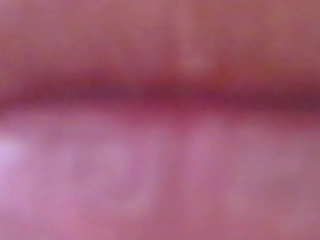
%> input picture MouthInitialization/lip1.jpg, 320 x 240 px; its folder holds only this picture in this run
$ octave MouthInitialization.m   (GNU Octave 9; MATLAB toolbox functions it lacks are replaced by stand-ins)
%> lines starting %> are read from the running program, lines starting %| are printed output that depends on the picture
%% File Name: mouthInitialization
%% Purpose: Training of pre-loaded lip colour images within same directory
%%          to obtain average of skin pixels
%% Output: Mean_Red, Mean_Green, Mean_Blue in
%%          'mouthParameters.txt'

clc;
close all;
clear all;

% Constants
frame_x = 320;
frame_y = 240;

% Load training images from same directory
images = dir('lip*.jpg');
k = size(images);

% Loop through all images
for a=1:k
    rgbImage = imread(images(a).name);
%> rgbImage is the input picture: size 240x320x3 uint8; mean R, G, B 159.3, 93.9, 115.9
    rgbImage = double(rgbImage);
%> rgbImage: size 240x320x3 double
    [rows, columns, numberOfColorPlanes] = size(rgbImage);
%> rows = 240; columns = 320; numberOfColorPlanes = 3
    redPlane = rgbImage(:,:,1);
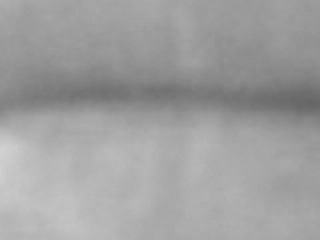
%> redPlane: size 240x320 double; min 101, max 210, mean 159.3
    greenPlane = rgbImage(:,:,2);
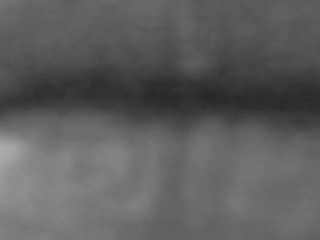
%> greenPlane: size 240x320 double; min 38, max 172, mean 93.9
    bluePlane = rgbImage(:,:,3);
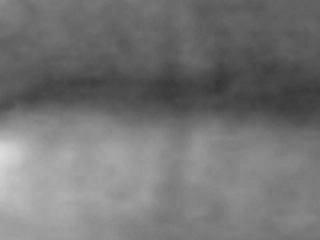
%> bluePlane: size 240x320 double; min 53, max 221, mean 115.9

    % Loop through all pixels to convert into chromaticity transformation
    for y=1:rows
        for x=1:columns
            red = redPlane(y,x);
            green = greenPlane(y,x);
            blue = bluePlane(y,x);

            normalizedRed = red/(red+green+blue);
            normalizedGreen = green/(red+green+blue);
            normalizedBlue = blue/(red+green+blue);

            redPlane(y,x) = normalizedRed;
            greenPlane(y,x) = normalizedGreen;
            bluePlane(y,x) = normalizedBlue;
       end
    end
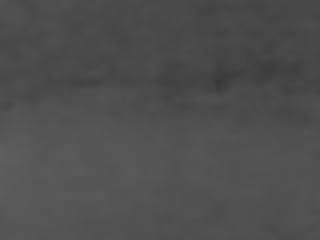
%> bluePlane: size 240x320 double; min 0.221, max 0.368, mean 0.31
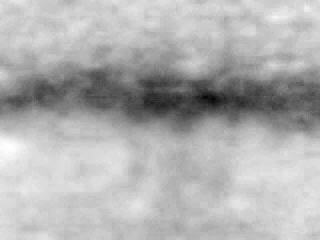
%> greenPlane: size 240x320 double; min 0.164, max 0.289, mean 0.251; drawn with min black and max white
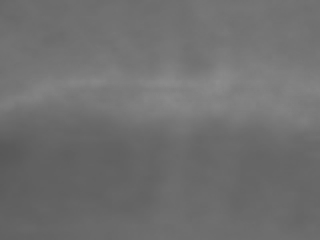
%> redPlane: size 240x320 double; min 0.348, max 0.553, mean 0.439

    % Load chromaticity transformation pixels into new image
    chromImage(:,:,1) = redPlane;
    chromImage(:,:,2) = greenPlane;
    chromImage(:,:,3) = bluePlane;
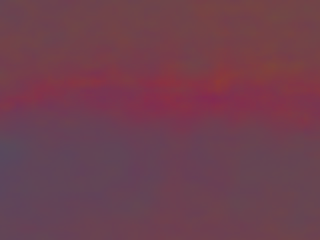
%> chromImage: size 240x320x3 double; mean R, G, B 0.439, 0.251, 0.31

    % Matrices to keep information for all pixels of each training image
    allPixels_r(:,:,a)= redPlane;
    allPixels_g(:,:,a) = greenPlane;
    allPixels_b(:,:,a) = bluePlane;

    % Calculate the average of red and green pixel components and matrices
    % to keep information of each training image
    mean_r(a,1) = mean2(redPlane);
    mean_g(a,1) = mean2(greenPlane);
    mean_b(a,1) = mean2(bluePlane);

    % Display Images
%     figure; imshow(rgbImage);
%     title (['RGB Image',int2str(a)]);
%     figure; imshow(chromImage);
%     title (['Chromaticity Image',int2str(a)]);
end

% Calculate average of skin pixels of all training images
meanAll_r = mean2(mean_r);
%> meanAll_r = 0.439
meanAll_g = mean2(mean_g);
%> meanAll_g = 0.251
meanAll_b = mean2(mean_b);
%> meanAll_b = 0.31

% Write results to mouthParameters.txt
file = fopen('mouthParameters.txt','wt');
fprintf(file,'Mean_Red = %6.4f\n', meanAll_r);
fprintf(file,'Mean_Green = %6.4f\n', meanAll_g);
fprintf(file,'Mean_Blue = %6.4f\n\n', meanAll_b);
fprintf('End!');
fclose(file);

$ run again, on MouthInitialization/lip10.jpg
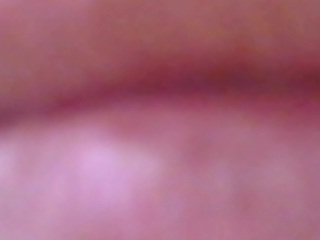
%> input picture MouthInitialization/lip10.jpg, 320 x 240 px
%> rgbImage is the input picture: size 240x320x3 uint8; mean R, G, B 166.3, 102.2, 123.4
%> rgbImage: size 240x320x3 double
%> `bluePlane = rgbImage(:,:,3);`:
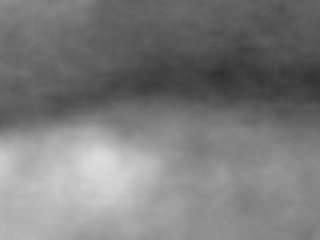
%> bluePlane: size 240x320 double; min 47, max 221, mean 123.4
%> after the loop `for y=1:rows`:
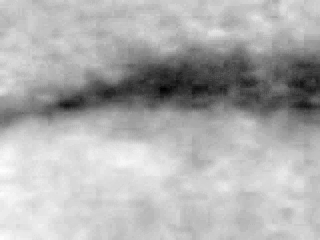
%> greenPlane: size 240x320 double; min 0.177, max 0.292, mean 0.257; drawn with min black and max white
%> meanAll_r = 0.434
%> meanAll_g = 0.257
%> meanAll_b = 0.309
